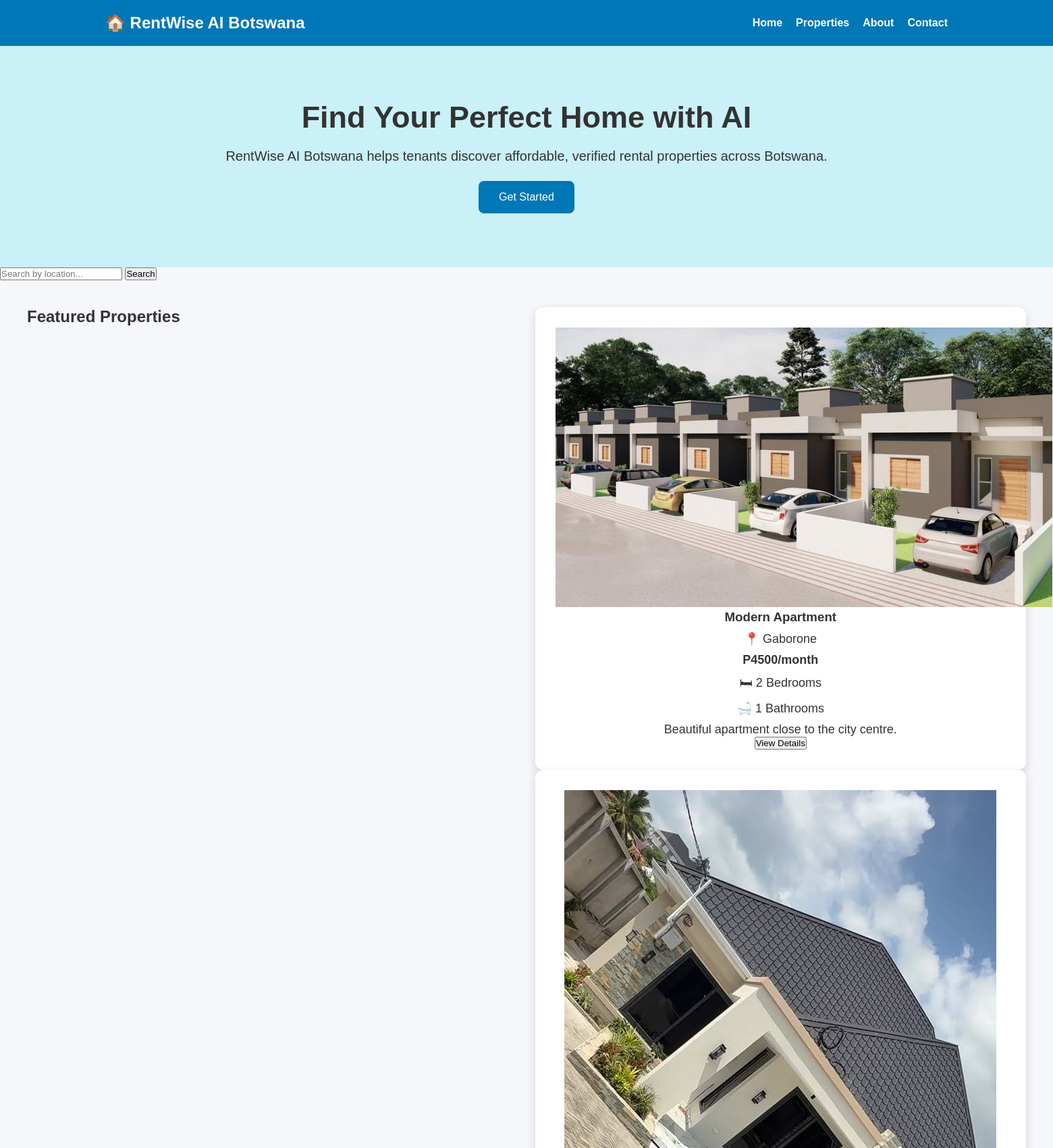
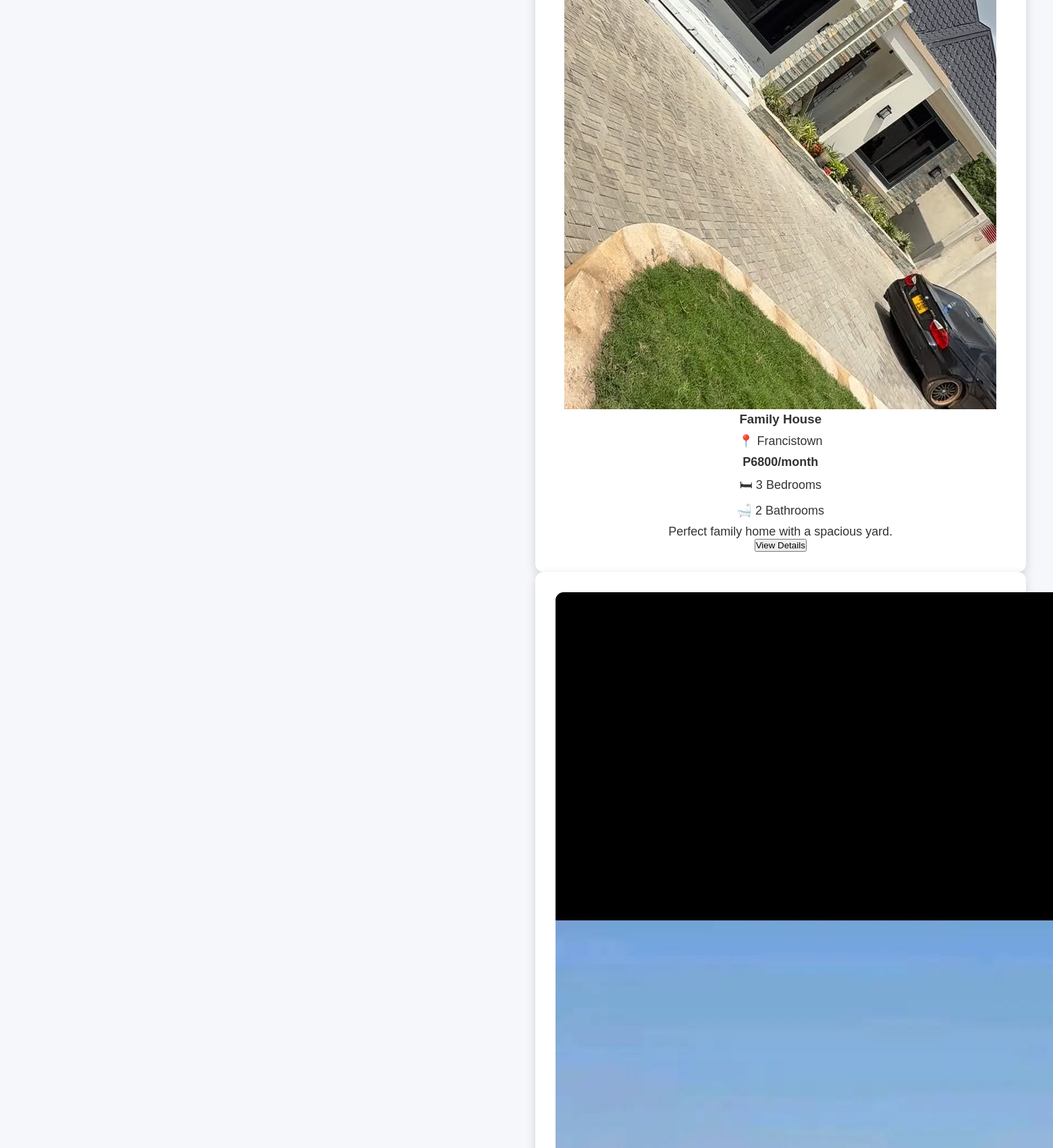
The page / (upper part) on the database its author committed (2 pictures, top to bottom).
### tables this page shows
CREATE TABLE properties (
               
    id INTEGER PRIMARY KEY
AUTOINCREMENT,
        title TEXR NOT NULL,
        location TEXT NOT NULL,
        price INTEGER,
        bedrooms INTEGER,
        bathrooms INTEGER,
        description TEXT,
        image TEXT
               
);

### app.py (the view)
@app.route("/")
def home():
    search = request.args.get("search")
    connection = get_db_connection()
    cursor = connection.cursor()
    if search:
        cursor.execute(
            "SELECT * FROM properties WHERE location LIKE ?",
            ("%" + search + "%",)
        )
    else:
        cursor.execute("SELECT * FROM properties")
    properties = cursor.fetchall()
    connection.close()
    return render_template(
        "index.html",
        properties=properties,
        search=search
    )

### app.py (called while the page is built)
def get_db_connection():
    connection = sqlite3.connect("rentwise.db")
    connection.row_factory = sqlite3.Row
    return connection

### templates/index.html (shortened to what this page needs)
<!DOCTYPE html>
<html lang="en">
<head>
    <link rel="stylesheet"
          href="{{ url_for('static', filename='css/style.css') }}">
</head>
<body>
    <nav>
        <div class="logo">🏠 RentWise AI Botswana</div>
        <ul>
            <li><a href="/">Home</a></li>
            <li><a href="#properties">Properties</a></li>
            <li><a href="#">About</a></li>
            <li><a href="#">Contact</a></li>
        </ul>
    </nav>
    <section class="hero">
        <div class="hero-text">
            <h1>Find Your Perfect Home with AI</h1>
            <p>
                RentWise AI Botswana helps tenants discover affordable,
                verified rental properties across Botswana.
            </p>
            <a href="#properties">
                <button>Get Started</button>
            </a>
        </div>
    </section>
    <section class="search-section">
        <form method="GET" action="/">
            <input
                type="text"
                name="search"
                placeholder="Search by location..."
                value="{{ search if search else '' }}">
            <button type="submit">Search</button>
        </form>
    </section>
    <section class="properties" id="properties">
        <h2>Featured Properties</h2>
        <div class="property-container">
            {% if properties %}
                {% for property in properties %}
                <div class="card">
                    <img
                        src="{{ url_for('static', filename=property['image']) }}"
                        alt="{{ property['title'] }}">
                    <h3>{{ property['title'] }}</h3>
                    <p>📍 {{ property['location'] }}</p>
                    <p>
                        <strong>
                            P{{ property['price'] }}/month
                        </strong>
                    </p>
                    <p>🛏 {{ property['bedrooms'] }} Bedrooms</p>
                    <p>🛁 {{ property['bathrooms'] }} Bathrooms</p>
                    <p>{{ property['description'] }}</p>
                    <a href="{{ url_for('property_details', id=property['id']) }}">
                        <button>View Details</button>
                    </a>
                </div>
                {% endfor %}
            {% else %}
                <h3>No properties found.</h3>
            {% endif %}
        </div>
    </section>
</body>
</html>

### static/css/style.css (style rules this page uses)
* { margin:0; padding:0; box-sizing:border-box; font-family:Arial, Helvetica, sans-serif; }
body { background:#f5f7fa; color:#333; }
nav { background:#0077b6; color:white; display:flex; justify-content:space-between; align-items:center; padding:20px 10%; }
.logo { font-size:24px; font-weight:bold; }
nav ul { list-style:none; display:flex; }
nav ul li { margin-left:20px; }
nav ul li a { color:white; text-decoration:none; font-weight:bold; }
.hero { text-align:center; padding:80px 20px; background:#caf0f8; }
.hero h1 { font-size:45px; margin-bottom:20px; }
.hero p { font-size:20px; margin-bottom:25px; }
.hero button { background:#0077b6; color:white; border:none; padding:15px 30px; border-radius:8px; cursor:pointer; font-size:16px; }
.properties { display:grid; grid-template-columns:repeat(auto-fit,minmax(320px,1fr)); gap:25px; padding:40px; }
.card { flex:1; background:white; padding:30px; border-radius:12px; text-align:center; box-shadow:0 5px 15px rgba(0,0,0,.15); }
.card p { margin-top:10px; font-size:18px; }

### rows shown on the page
properties: image (picture), title "Modern Apartment", location "Gaborone", price "4500", bedrooms "2", bathrooms "1", description "Beautiful apartment close to the city centre."
properties: image (picture), title "Family House", location "Francistown", price "6800", bedrooms "3", bathrooms "2", description "Perfect family home with a spacious yard."
properties: image (picture)
